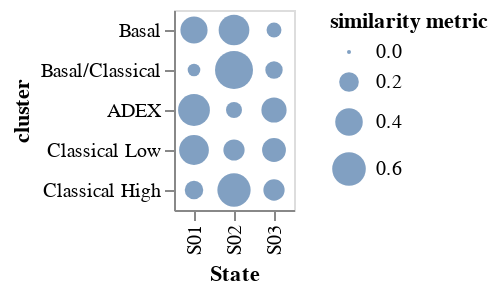

The notebook cell this image was saved under:
### Code cell
# limit to tumor centric types
import altair as alt
from lifelines import CoxPHFitter
keep = ['Basal', 'Basal/Classical', 'ADEX', 'Classical Low', 'Classical High']
source = get_overlap_matrix(large, integrated, meta_key='State')
source = source[[True if x in keep else False for x in source['cluster']]]
alt.Chart(source).mark_circle().encode(
    x=alt.X('State'),
    y=alt.Y('cluster', sort=keep),
    size=alt.Size('similarity metric:Q')
)

### Figure 1 — Vega-Lite specification as saved in the notebook (floating-point values rounded to 4 significant figures)
{"config": {"view": {"continuousWidth": 400, "continuousHeight": 300}}, "data": {"name": "data-71e399a22bf7fc881984a2014e057567"}, "mark": "circle", "encoding": {"size": {"type": "quantitative", "field": "similarity metric"}, "x": {"type": "nominal", "field": "State"}, "y": {"type": "nominal", "field": "cluster", "sort": ["Basal", "Basal/Classical", "ADEX", "Classical Low", "Classical High"]}}, "$schema": "https://vega.github.io/schema/vega-lite/v4.8.1.json", "datasets": {"data-71e399a22bf7fc881984a2014e057567": [{"State": "S01", "cluster": "ADEX", "similarity metric": 0.537}, {"State": "S01", "cluster": "Basal", "similarity metric": 0.3889}, {"State": "S01", "cluster": "Basal/Classical", "similarity metric": 0.07692}, {"State": "S01", "cluster": "Classical High", "similarity metric": 0.1765}, {"State": "S01", "cluster": "Classical Low", "similarity metric": 0.4688}, {"State": "S02", "cluster": "ADEX", "similarity metric": 0.1296}, {"State": "S02", "cluster": "Basal", "similarity metric": 0.5}, {"State": "S02", "cluster": "Basal/Classical", "similarity metric": 0.7692}, {"State": "S02", "cluster": "Classical High", "similarity metric": 0.5882}, {"State": "S02", "cluster": "Classical Low", "similarity metric": 0.2344}, {"State": "S03", "cluster": "ADEX", "similarity metric": 0.3333}, {"State": "S03", "cluster": "Basal", "similarity metric": 0.1111}, {"State": "S03", "cluster": "Basal/Classical", "similarity metric": 0.1538}, {"State": "S03", "cluster": "Classical High", "similarity metric": 0.2353}, {"State": "S03", "cluster": "Classical Low", "similarity metric": 0.2969}]}}
